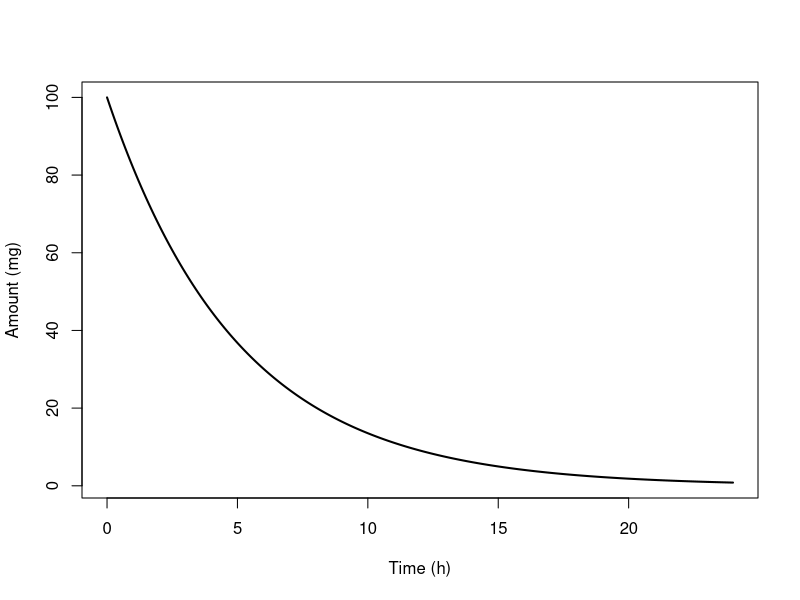

This chart was generated by the following R code:
# Mathematical Foundations of Pharmacokinetics
# Extracted executable R code from 02-mathematical-foundations.qmd
# Generated by scripts/extract_code.R — do not edit by hand.
# Regenerate: Rscript scripts/extract_code.R   (book repo)
#             Rscript scripts/extract_code.R --standalone   (bundle)
# Working directory: run from the repository root (data/ paths are relative).

# ----------------------------------------------------------------------
# Section: R Example
# ----------------------------------------------------------------------
k <- 0.20
A0 <- 100

time <- seq(0, 24, by = 0.1)

A <- A0 * exp(-k * time)

plot(
  time,
  A,
  type = "l",
  lwd = 2,
  xlab = "Time (h)",
  ylab = "Amount (mg)"
)
